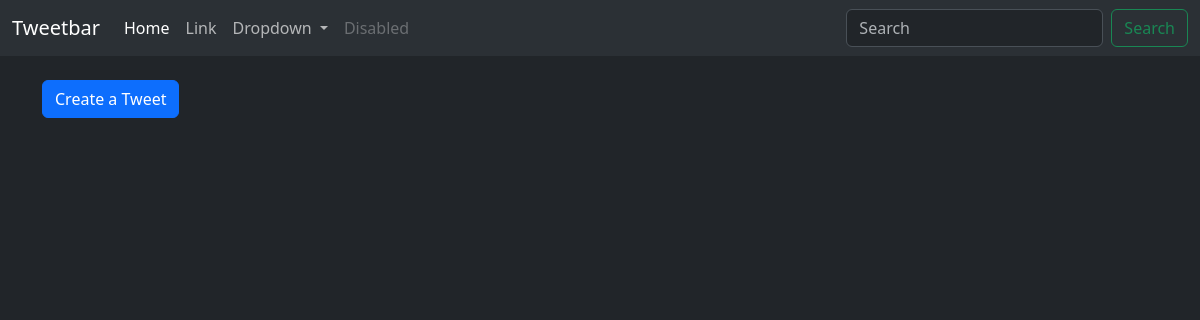
Before: /fullstack/ with the older database file.
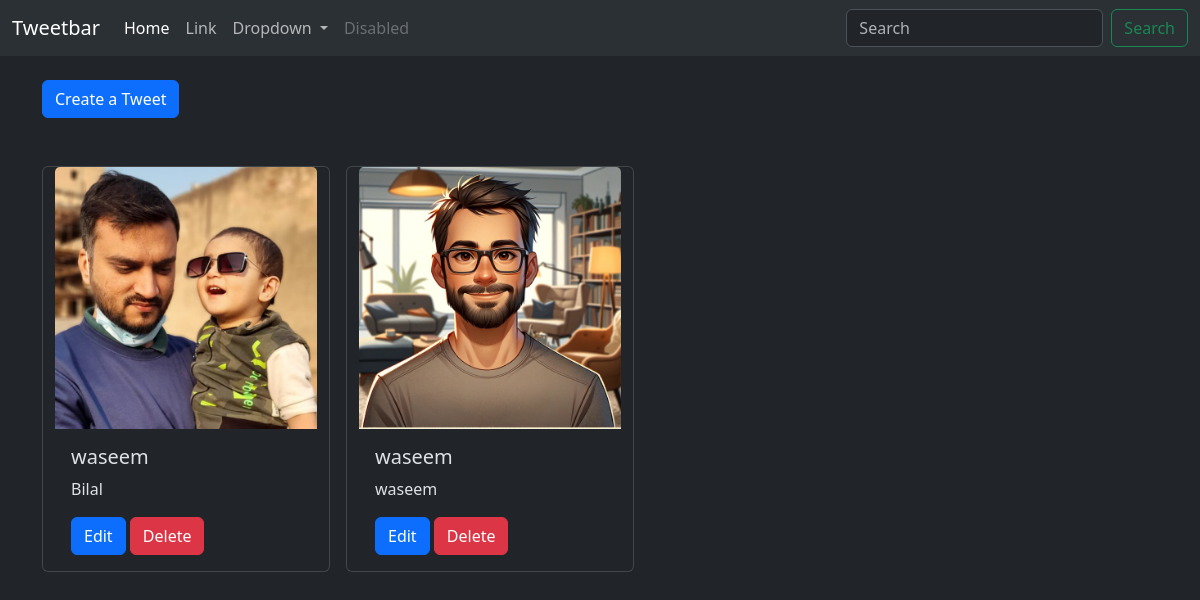
After: the same page with the newer database file.
### fullstackapp/models.py (models this page shows, shortened)
class Tweet(models.Model):
    user = models.ForeignKey(User,on_delete=models.CASCADE)
    text = models.CharField(max_length=240)
    photo = models.ImageField(upload_to='photos/',blank=True,null=True)
    created_at = models.DateTimeField(auto_now_add=True)
    updated_at = models.DateTimeField(auto_now=True)

### fullstackapp/views.py (the view)
# urls.py: path('', views.tweet_list ,name='tweet_list'),
def tweet_list(request):
    tweets = Tweet.objects.all().order_by('-created_at')
    return render(request,'tweet_list.html',{'tweets':tweets})

### fullstackapp/templates/tweet_list.html (shortened to what this page needs)
{% extends "base.html" %}
{% block content %}
<a class="btn btn-primary mt-4" href="{% url 'tweet_create' %}">
Create a Tweet
</a>
<div class="container row gap-3 mt-5">
{% for tweet in tweets %}
<div class="card" style="width: 18rem;">
<img src="{{tweet.photo.url}}" class="card-img-top" alt="...">
<div class="card-body">
    <h5 class="card-title">{{tweet.user.username}}</h5>
    <p class="card-text">{{tweet.text}}</p>
    <a href="{% url 'tweet_edit' tweet.id %}" class="btn btn-primary">Edit</a>
    <a href="{% url 'tweet_delete' tweet.id %}" class="btn btn-danger">Delete</a>
</div>
</div>
{% endfor %}
</div>
{% endblock %}

### templates/base.html (shortened to what this page needs)
{% load static %}
<!DOCTYPE html>
<html lang="en" data-bs-theme="dark">
<head>
    <link href="https://cdn.jsdelivr.net/npm/bootstrap@5.3.3/dist/css/bootstrap.min.css" rel="stylesheet">
</head>
<body class="bg-dark">
    <nav class="navbar navbar-expand-lg bg-body-tertiary">
        <div class="container-fluid">
          <a class="navbar-brand" href="#">Tweetbar</a>
          <div class="collapse navbar-collapse" id="navbarSupportedContent">
            <ul class="navbar-nav me-auto mb-2 mb-lg-0">
              <li class="nav-item">
                <a class="nav-link active" aria-current="page" href="#">Home</a>
              </li>
              <li class="nav-item">
                <a class="nav-link" href="#">Link</a>
              </li>
              <li class="nav-item dropdown">
                <a class="nav-link dropdown-toggle" href="#" role="button" data-bs-toggle="dropdown" aria-expanded="false">
                  Dropdown
                </a>
              </li>
              <li class="nav-item">
                <a class="nav-link disabled" aria-disabled="true">Disabled</a>
              </li>
            </ul>
            <form class="d-flex" role="search">
              <input class="form-control me-2" type="search" placeholder="Search" aria-label="Search">
              <button class="btn btn-outline-success" type="submit">Search</button>
            </form>
          </div>
        </div>
      </nav>
    <div class="container">
        {% block content %}
        {% endblock %}
    </div>
</body>
</html>

Changed rows visible on the page:
added Tweet: photo (picture), user.username "waseem", text "Bilal"
added Tweet: photo (picture), user.username "waseem", text "waseem"
